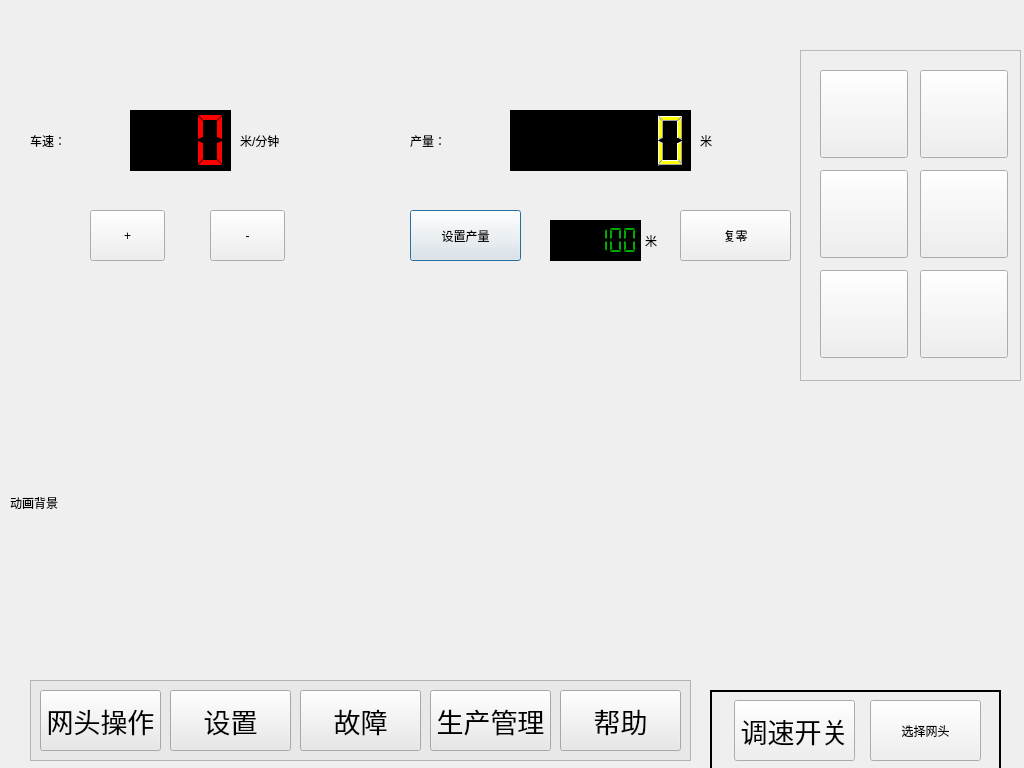
<ui version="4.0" >
 <class>techClass</class>
 <widget class="QDialog" name="techClass" >
  <property name="geometry" >
   <rect>
    <x>0</x>
    <y>0</y>
    <width>1024</width>
    <height>768</height>
   </rect>
  </property>
  <property name="windowTitle" >
   <string>tech</string>
  </property>
  <widget class="QLabel" name="label_7" >
   <property name="geometry" >
    <rect>
     <x>240</x>
     <y>120</y>
     <width>101</width>
     <height>41</height>
    </rect>
   </property>
   <property name="text" >
    <string>米/分钟</string>
   </property>
  </widget>
  <widget class="QLCDNumber" name="lcdNumber_2" >
   <property name="geometry" >
    <rect>
     <x>510</x>
     <y>110</y>
     <width>181</width>
     <height>61</height>
    </rect>
   </property>
   <property name="autoFillBackground" >
    <bool>false</bool>
   </property>
   <property name="styleSheet" >
    <string>color: rgb(255, 255, 0);
background-color: rgb(0, 0, 0);</string>
   </property>
   <property name="frameShape" >
    <enum>QFrame::StyledPanel</enum>
   </property>
   <property name="frameShadow" >
    <enum>QFrame::Plain</enum>
   </property>
   <property name="lineWidth" >
    <number>0</number>
   </property>
   <property name="numDigits" >
    <number>6</number>
   </property>
   <property name="segmentStyle" >
    <enum>QLCDNumber::Filled</enum>
   </property>
   <property name="value" stdset="0" >
    <double>0.000000000000000</double>
   </property>
   <property name="intValue" stdset="0" >
    <number>0</number>
   </property>
  </widget>
  <widget class="QLabel" name="label_8" >
   <property name="geometry" >
    <rect>
     <x>700</x>
     <y>120</y>
     <width>101</width>
     <height>41</height>
    </rect>
   </property>
   <property name="text" >
    <string>米</string>
   </property>
  </widget>
  <widget class="QLabel" name="label_9" >
   <property name="geometry" >
    <rect>
     <x>30</x>
     <y>120</y>
     <width>101</width>
     <height>41</height>
    </rect>
   </property>
   <property name="text" >
    <string>车速：</string>
   </property>
  </widget>
  <widget class="QLabel" name="label_10" >
   <property name="geometry" >
    <rect>
     <x>410</x>
     <y>120</y>
     <width>101</width>
     <height>41</height>
    </rect>
   </property>
   <property name="text" >
    <string>产量：</string>
   </property>
  </widget>
  <widget class="QPushButton" name="pushButton_2" >
   <property name="geometry" >
    <rect>
     <x>410</x>
     <y>210</y>
     <width>111</width>
     <height>51</height>
    </rect>
   </property>
   <property name="text" >
    <string>设置产量</string>
   </property>
  </widget>
  <widget class="QLCDNumber" name="lcdNumber_3" >
   <property name="geometry" >
    <rect>
     <x>550</x>
     <y>220</y>
     <width>91</width>
     <height>41</height>
    </rect>
   </property>
   <property name="styleSheet" >
    <string>color: rgb(0, 170, 0);
background-color: rgb(0, 0, 0);</string>
   </property>
   <property name="frameShape" >
    <enum>QFrame::StyledPanel</enum>
   </property>
   <property name="frameShadow" >
    <enum>QFrame::Plain</enum>
   </property>
   <property name="numDigits" >
    <number>6</number>
   </property>
   <property name="segmentStyle" >
    <enum>QLCDNumber::Flat</enum>
   </property>
   <property name="value" stdset="0" >
    <double>100.000000000000000</double>
   </property>
  </widget>
  <widget class="QPushButton" name="pushButton_11" >
   <property name="geometry" >
    <rect>
     <x>680</x>
     <y>210</y>
     <width>111</width>
     <height>51</height>
    </rect>
   </property>
   <property name="text" >
    <string>复零</string>
   </property>
  </widget>
  <widget class="QFrame" name="frame_2" >
   <property name="geometry" >
    <rect>
     <x>30</x>
     <y>680</y>
     <width>661</width>
     <height>81</height>
    </rect>
   </property>
   <property name="styleSheet" >
    <string>background-color: rgb(232, 232, 232);</string>
   </property>
   <property name="frameShape" >
    <enum>QFrame::StyledPanel</enum>
   </property>
   <property name="frameShadow" >
    <enum>QFrame::Raised</enum>
   </property>
   <property name="lineWidth" >
    <number>2</number>
   </property>
   <widget class="QPushButton" name="pushButton_8" >
    <property name="geometry" >
     <rect>
      <x>10</x>
      <y>10</y>
      <width>121</width>
      <height>61</height>
     </rect>
    </property>
    <property name="font" >
     <font>
      <pointsize>20</pointsize>
     </font>
    </property>
    <property name="text" >
     <string>网头操作</string>
    </property>
   </widget>
   <widget class="QPushButton" name="pushButton_5" >
    <property name="geometry" >
     <rect>
      <x>140</x>
      <y>10</y>
      <width>121</width>
      <height>61</height>
     </rect>
    </property>
    <property name="font" >
     <font>
      <pointsize>20</pointsize>
     </font>
    </property>
    <property name="text" >
     <string>设置</string>
    </property>
   </widget>
   <widget class="QPushButton" name="pushButton_10" >
    <property name="geometry" >
     <rect>
      <x>270</x>
      <y>10</y>
      <width>121</width>
      <height>61</height>
     </rect>
    </property>
    <property name="font" >
     <font>
      <pointsize>20</pointsize>
     </font>
    </property>
    <property name="text" >
     <string>故障</string>
    </property>
   </widget>
   <widget class="QPushButton" name="pushButton_12" >
    <property name="geometry" >
     <rect>
      <x>400</x>
      <y>10</y>
      <width>121</width>
      <height>61</height>
     </rect>
    </property>
    <property name="font" >
     <font>
      <pointsize>20</pointsize>
     </font>
    </property>
    <property name="text" >
     <string>生产管理</string>
    </property>
   </widget>
   <widget class="QPushButton" name="pushButton_6" >
    <property name="geometry" >
     <rect>
      <x>530</x>
      <y>10</y>
      <width>121</width>
      <height>61</height>
     </rect>
    </property>
    <property name="font" >
     <font>
      <pointsize>20</pointsize>
     </font>
    </property>
    <property name="text" >
     <string>帮助</string>
    </property>
    <property name="checkable" >
     <bool>false</bool>
    </property>
    <property name="checked" >
     <bool>false</bool>
    </property>
    <property name="flat" >
     <bool>false</bool>
    </property>
   </widget>
  </widget>
  <widget class="QFrame" name="frame_3" >
   <property name="geometry" >
    <rect>
     <x>800</x>
     <y>50</y>
     <width>221</width>
     <height>331</height>
    </rect>
   </property>
   <property name="frameShape" >
    <enum>QFrame::StyledPanel</enum>
   </property>
   <property name="frameShadow" >
    <enum>QFrame::Plain</enum>
   </property>
   <property name="lineWidth" >
    <number>0</number>
   </property>
   <widget class="QPushButton" name="pushButton_3" >
    <property name="geometry" >
     <rect>
      <x>20</x>
      <y>20</y>
      <width>88</width>
      <height>88</height>
     </rect>
    </property>
    <property name="font" >
     <font>
      <pointsize>20</pointsize>
     </font>
    </property>
    <property name="autoFillBackground" >
     <bool>true</bool>
    </property>
    <property name="text" >
     <string/>
    </property>
   </widget>
   <widget class="QPushButton" name="pushButton_4" >
    <property name="geometry" >
     <rect>
      <x>20</x>
      <y>120</y>
      <width>88</width>
      <height>88</height>
     </rect>
    </property>
    <property name="font" >
     <font>
      <pointsize>20</pointsize>
     </font>
    </property>
    <property name="text" >
     <string/>
    </property>
   </widget>
   <widget class="QPushButton" name="pushButton_7" >
    <property name="geometry" >
     <rect>
      <x>20</x>
      <y>220</y>
      <width>88</width>
      <height>88</height>
     </rect>
    </property>
    <property name="font" >
     <font>
      <pointsize>20</pointsize>
     </font>
    </property>
    <property name="text" >
     <string/>
    </property>
   </widget>
   <widget class="QPushButton" name="pushButton_16" >
    <property name="geometry" >
     <rect>
      <x>120</x>
      <y>20</y>
      <width>88</width>
      <height>88</height>
     </rect>
    </property>
    <property name="font" >
     <font>
      <pointsize>20</pointsize>
     </font>
    </property>
    <property name="autoFillBackground" >
     <bool>true</bool>
    </property>
    <property name="text" >
     <string/>
    </property>
   </widget>
   <widget class="QPushButton" name="pushButton_17" >
    <property name="geometry" >
     <rect>
      <x>120</x>
      <y>120</y>
      <width>88</width>
      <height>88</height>
     </rect>
    </property>
    <property name="font" >
     <font>
      <pointsize>20</pointsize>
     </font>
    </property>
    <property name="text" >
     <string/>
    </property>
   </widget>
   <widget class="QPushButton" name="pushButton_18" >
    <property name="geometry" >
     <rect>
      <x>120</x>
      <y>220</y>
      <width>88</width>
      <height>88</height>
     </rect>
    </property>
    <property name="font" >
     <font>
      <pointsize>20</pointsize>
     </font>
    </property>
    <property name="text" >
     <string/>
    </property>
   </widget>
  </widget>
  <widget class="QLCDNumber" name="lcdNumber" >
   <property name="geometry" >
    <rect>
     <x>130</x>
     <y>110</y>
     <width>101</width>
     <height>61</height>
    </rect>
   </property>
   <property name="autoFillBackground" >
    <bool>false</bool>
   </property>
   <property name="styleSheet" >
    <string>color: rgb(255, 0, 0);background-color: rgb(0, 0, 0);</string>
   </property>
   <property name="frameShape" >
    <enum>QFrame::StyledPanel</enum>
   </property>
   <property name="frameShadow" >
    <enum>QFrame::Plain</enum>
   </property>
   <property name="lineWidth" >
    <number>0</number>
   </property>
   <property name="midLineWidth" >
    <number>0</number>
   </property>
   <property name="smallDecimalPoint" >
    <bool>false</bool>
   </property>
   <property name="numDigits" >
    <number>3</number>
   </property>
   <property name="segmentStyle" >
    <enum>QLCDNumber::Flat</enum>
   </property>
   <property name="value" stdset="0" >
    <double>0.000000000000000</double>
   </property>
  </widget>
  <widget class="QPushButton" name="pushButton_14" >
   <property name="geometry" >
    <rect>
     <x>90</x>
     <y>210</y>
     <width>75</width>
     <height>51</height>
    </rect>
   </property>
   <property name="text" >
    <string>+</string>
   </property>
  </widget>
  <widget class="QPushButton" name="pushButton_15" >
   <property name="geometry" >
    <rect>
     <x>210</x>
     <y>210</y>
     <width>75</width>
     <height>51</height>
    </rect>
   </property>
   <property name="text" >
    <string>-</string>
   </property>
  </widget>
  <widget class="QLabel" name="label_11" >
   <property name="geometry" >
    <rect>
     <x>645</x>
     <y>220</y>
     <width>31</width>
     <height>41</height>
    </rect>
   </property>
   <property name="text" >
    <string>米</string>
   </property>
  </widget>
  <widget class="QLabel" name="movebackground" >
   <property name="geometry" >
    <rect>
     <x>10</x>
     <y>400</y>
     <width>1004</width>
     <height>205</height>
    </rect>
   </property>
   <property name="text" >
    <string>动画背景</string>
   </property>
  </widget>
  <widget class="QFrame" name="frame" >
   <property name="geometry" >
    <rect>
     <x>710</x>
     <y>690</y>
     <width>291</width>
     <height>81</height>
    </rect>
   </property>
   <property name="frameShape" >
    <enum>QFrame::WinPanel</enum>
   </property>
   <property name="frameShadow" >
    <enum>QFrame::Plain</enum>
   </property>
   <property name="lineWidth" >
    <number>2</number>
   </property>
   <widget class="QPushButton" name="pushButton_13" >
    <property name="geometry" >
     <rect>
      <x>24</x>
      <y>10</y>
      <width>121</width>
      <height>61</height>
     </rect>
    </property>
    <property name="font" >
     <font>
      <pointsize>20</pointsize>
     </font>
    </property>
    <property name="text" >
     <string>调速开关</string>
    </property>
   </widget>
   <widget class="QPushButton" name="pushButton_9" >
    <property name="geometry" >
     <rect>
      <x>160</x>
      <y>10</y>
      <width>111</width>
      <height>61</height>
     </rect>
    </property>
    <property name="text" >
     <string>选择网头</string>
    </property>
   </widget>
  </widget>
 </widget>
 <layoutdefault spacing="6" margin="11" />
 <resources>
  <include location="tech.qrc" />
 </resources>
 <connections/>
</ui>
